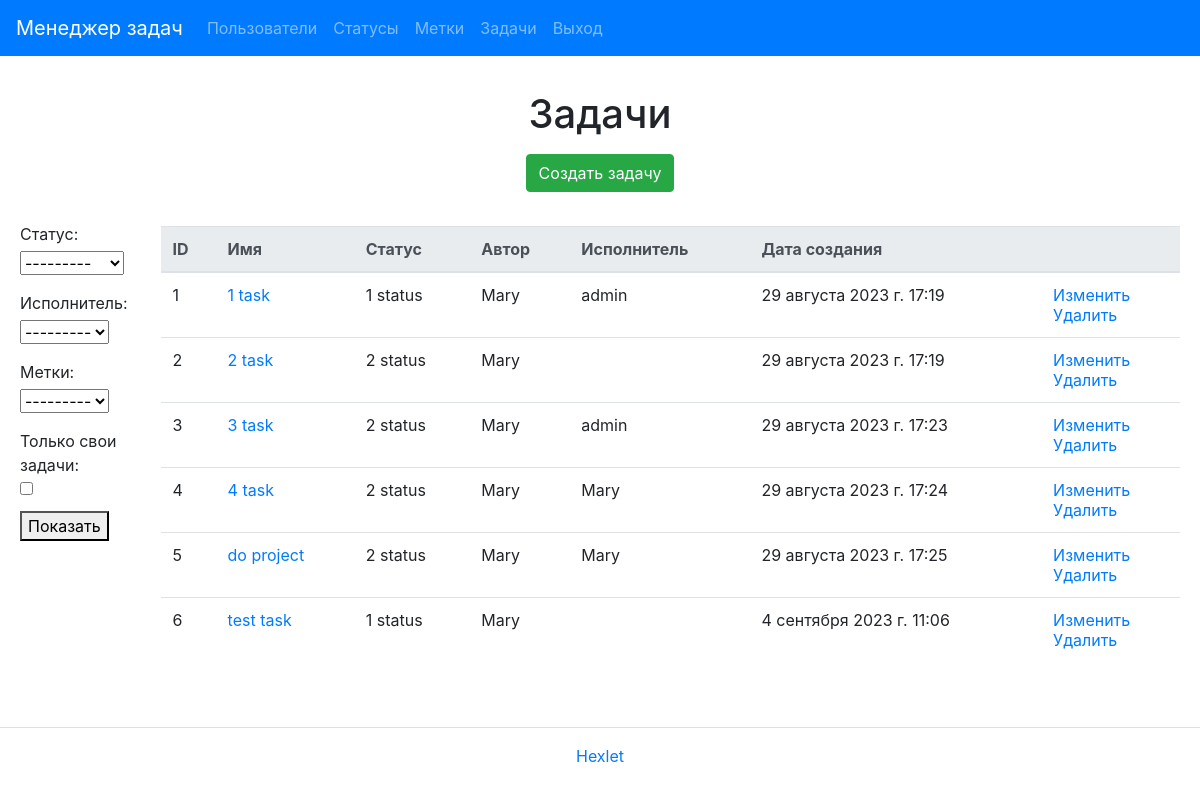
Page /ru/tasks/ (signed in) on the earlier database version.
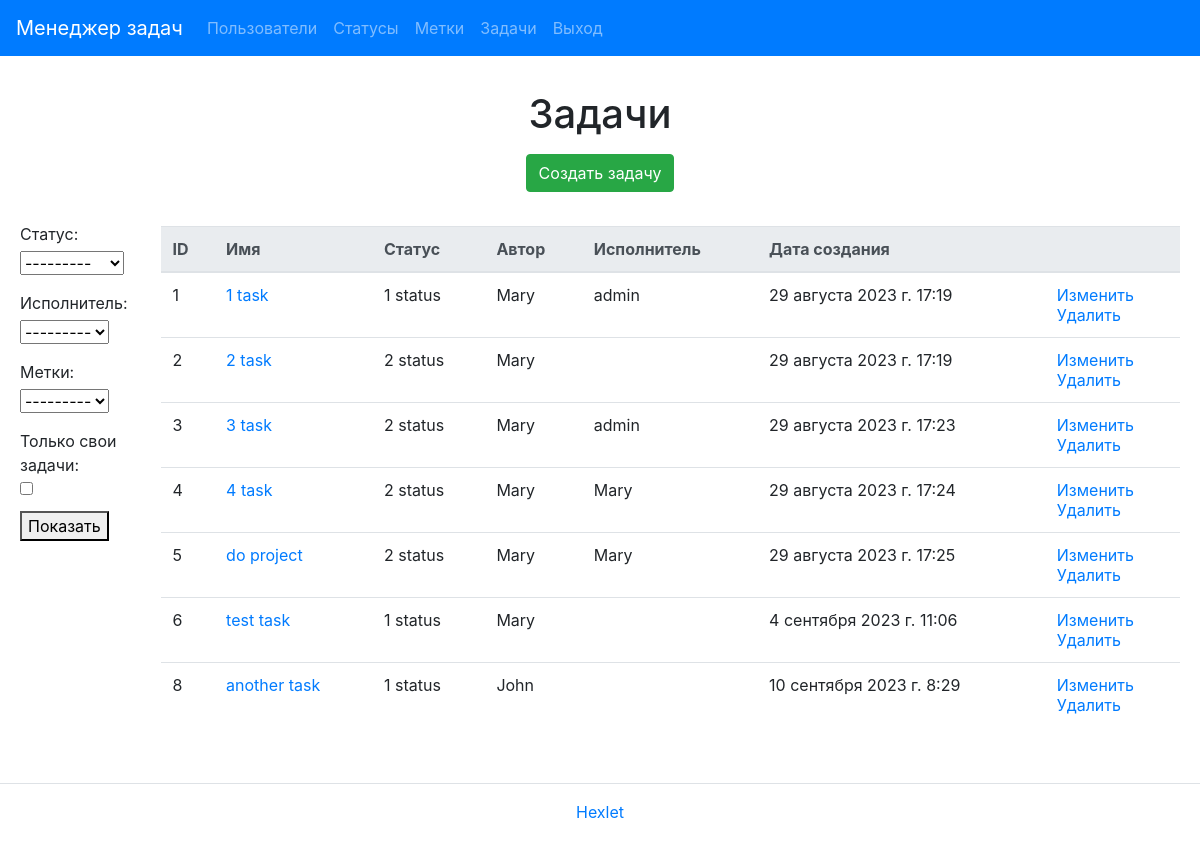
Same page on the later database version.
### task_manager/tasks/models.py (models this page shows, shortened)
class Task(models.Model):
    name = models.CharField(max_length=30)
    description = models.TextField(blank=True)
    status = models.ForeignKey(Status, on_delete=models.PROTECT)
    creator = models.ForeignKey(
        User,
        on_delete=models.PROTECT,
        related_name='+',
        blank=True
    )
    executor = models.ForeignKey(User, on_delete=models.PROTECT, blank=True, null=True)
    labels = models.ManyToManyField(Label, blank=True)
    created_at = models.DateTimeField(default=timezone.now)

### task_manager/statuses/models.py (models this page shows)
class Status(models.Model):
    name = models.CharField(max_length=30)
    created_at = models.DateTimeField(auto_now_add=True)
    def __str__(self):
        return self.name

### task_manager/tasks/views.py (the view)
# urls.py: path('', TaskList.as_view(), name='task_index'),
class TaskList(UserLoginMixin, FilterView):
    model = Task
    template_name = 'tasks/index.html'
    context_object_name = 'tasks'
    filterset_class = TaskFilter

### task_manager/labels/models.py (called while the page is built)
    def __str__(self):
        return self.name

### task_manager/templates/tasks/index.html (shortened to what this page needs)
{% extends "base.html" %}
{% load i18n %}
{% block content %}
<h1 class="my-2 text-center">{% trans "Tasks" %}</h1>
<div class="d-flex justify-content-center mt-3 mb-0">
  <a class="btn btn-success btn-md" href="{% url 'task_create' %}">{% trans "Create task" %}</a>
</div>
<div class="container">
  <div class="flex-container">
    <div class="filter-form">
      <form method="get">
        {{ filter.form.as_p }}
        <button type="submit">{% trans 'Show' %}</button>
      </form>
    </div>
    <table class="table table-lg-responsive table-hover mt-4">
      <thead class="thead-light">
        <tr>
          <th>{% trans "ID" %}</th>
          <th>{% trans "Name" %}</th>
          <th>{% trans "Status" %}</th>
          <th>{% trans "Author" %}</th>
          <th>{% trans "Executor" %}</th>
          <th>{% trans "Creation date" %}</th>
          <th></th>
        </tr>
      </thead>
      <tbody>
        {% if tasks %}
          {% for task in tasks %}
          <tr>
            <td>{{ task.id }}</td>
            <td><a href="{% url 'task_single' task.id %}">{{ task.name }}</a></td>
            <td>{{ task.status }}</td>
            <td>{{ task.creator }}</td>
            {% if task.executor %}
            <td>{{ task.executor }}</td>
            {% else %}
            <td></td>
            {% endif %}
            <td>{{ task.created_at }}</td>
            <td>
              <a href="{% url 'task_update' task.id %}">{% trans "Modify" %}</a>
              <br>
              <a href="{% url 'task_delete' task.id %}">{% trans "Delete" %}</a>
            </td>
          </tr>
          {% endfor %}
        {% endif %}
      </tbody>
    </table>
  </div>
</div>
{% endblock %}

### task_manager/templates/base.html (shortened to what this page needs)
{% load i18n %}
{% get_current_language as LANGUAGE_CODE %}
{% load bootstrap4 %}
{% bootstrap_css %}
<!DOCTYPE html>
<html lang="{{ LANGUAGE_CODE }}">
  <head>
  </head>
  <body class="d-flex flex-column min-vh-100">
    <nav class="navbar navbar-expand-lg navbar-dark bg-primary text-white mb-3">
      <a class="navbar-brand" href="/">{% trans "Task Manager" %}</a>
      <div class="collapse navbar-collapse" id="navbarToggleExternalContent">
        <ul class="navbar-nav mr-auto">
          <li class="nav-item">
            <a class="nav-link" href="{% url 'users_index' %}">{% trans "Users" %}</a>
          </li>
        {% if user.is_authenticated %}
        <li class="nav-item">
          <a class="nav-link" href="{% url 'status_index' %}">{% trans "Statuses" %}</a>
        </li>
        <li class="nav-item">
          <a class="nav-link" href="{% url 'label_index' %}">{% trans "Tags" %}</a>
        </li>
        <li class="nav-item">
          <a class="nav-link" href="{% url 'task_index' %}">{% trans "Tasks" %}</a>
        </li>
        <li class="nav-item">
          <a class="nav-link" href="{% url 'logout' %}">{% trans "Logout" %}</a>
        </li>
        </ul>
        {% endif %}
      </div>
    </nav>
    <div class="container wrapper flex-grow-1">
        <div id="content">
            {% block content %}{% endblock %}
        </div>
    </div>
    <footer class="footer py-3 d-flex justify-content-center border-top my-3 mt-auto">
          <a class="" target="_blank" href="https://ru.hexlet.io">Hexlet</a>
      </footer>
  </body>
</html>

### task_manager/templates/tasks/index.html (style rules this page uses)
.flex-container { display: flex; }
.container { max-width: 100%; padding: 10px 10px 20px 10px; }
.filter-form { margin-top: 20px; }
.filter-form label { display: block; margin-bottom: 5px; }

Differences in the rows shown:
added Task: id "8", name "another task", status "1 status", creator "John", created_at "10 сентября 2023 г. 8:29"
